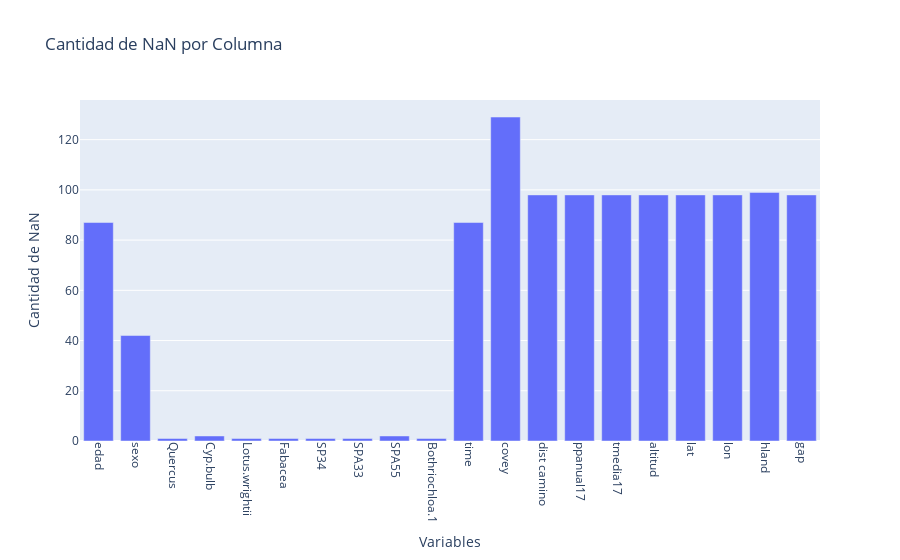

Notebook cell for this chart:
### Markdown cell above
### Valores vacios

### Code cell
# Encuentra las columnas con NaN
columnas_con_nan = df.columns[df.isna().any()].tolist()

# Calcula la cantidad de NaN por columna
nan_por_columna = df[columnas_con_nan].isna().sum()

# Crea el gráfico de barras
fig = px.bar(x=columnas_con_nan, y=nan_por_columna,
             labels={'x': 'Variables', 'y': 'Cantidad de NaN'},
             title='Cantidad de NaN por Columna')

# Rotar las etiquetas en el eje x a vertical
fig.update_xaxes(tickangle=90)

### Figure 1 — Plotly figure (JSON) as saved in the notebook; plotly's stock layout.template omitted (floating-point values rounded to 4 significant figures)
{"data": [{"alignmentgroup": "True", "hovertemplate": "Variables=%{x}<br>Cantidad de NaN=%{y}<extra></extra>", "legendgroup": "", "marker": {"color": "#636efa", "pattern": {"shape": ""}}, "name": "", "offsetgroup": "", "orientation": "v", "showlegend": false, "textposition": "auto", "type": "bar", "x": ["edad", "sexo", "Quercus", "Cyp.bulb", "Lotus.wrightii", "Fabacea", "SP34", "SPA33", "SPA55", "Bothriochloa.1", "time", "covey", "dist camino", "ppanual17", "tmedia17", "altitud", "lat", "lon", "hland", "gap"], "xaxis": "x", "y": [87, 42, 1, 2, 1, 1, 1, 1, 2, 1, 87, 129, 98, 98, 98, 98, 98, 98, 99, 98], "yaxis": "y"}], "layout": {"barmode": "relative", "legend": {"tracegroupgap": 0}, "title": {"text": "Cantidad de NaN por Columna"}, "xaxis": {"anchor": "y", "domain": [0, 1], "tickangle": 90, "title": {"text": "Variables"}}, "yaxis": {"anchor": "x", "domain": [0, 1], "title": {"text": "Cantidad de NaN"}}}}
